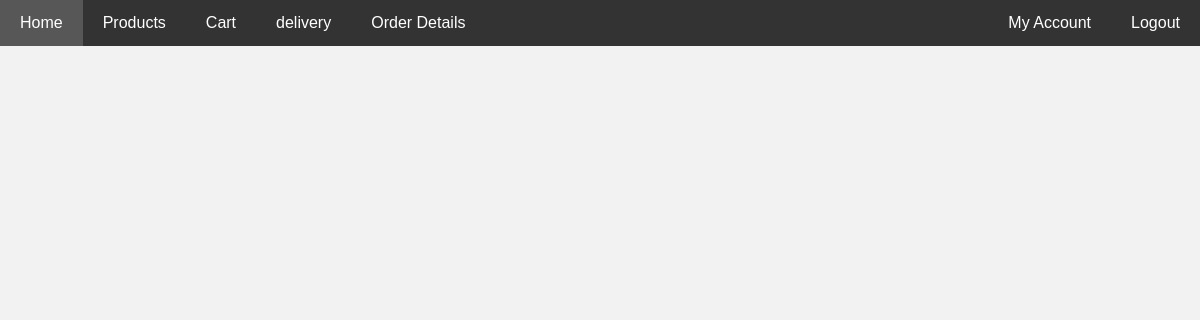
/orderdetails (signed in), run on an earlier commit of the app's database.
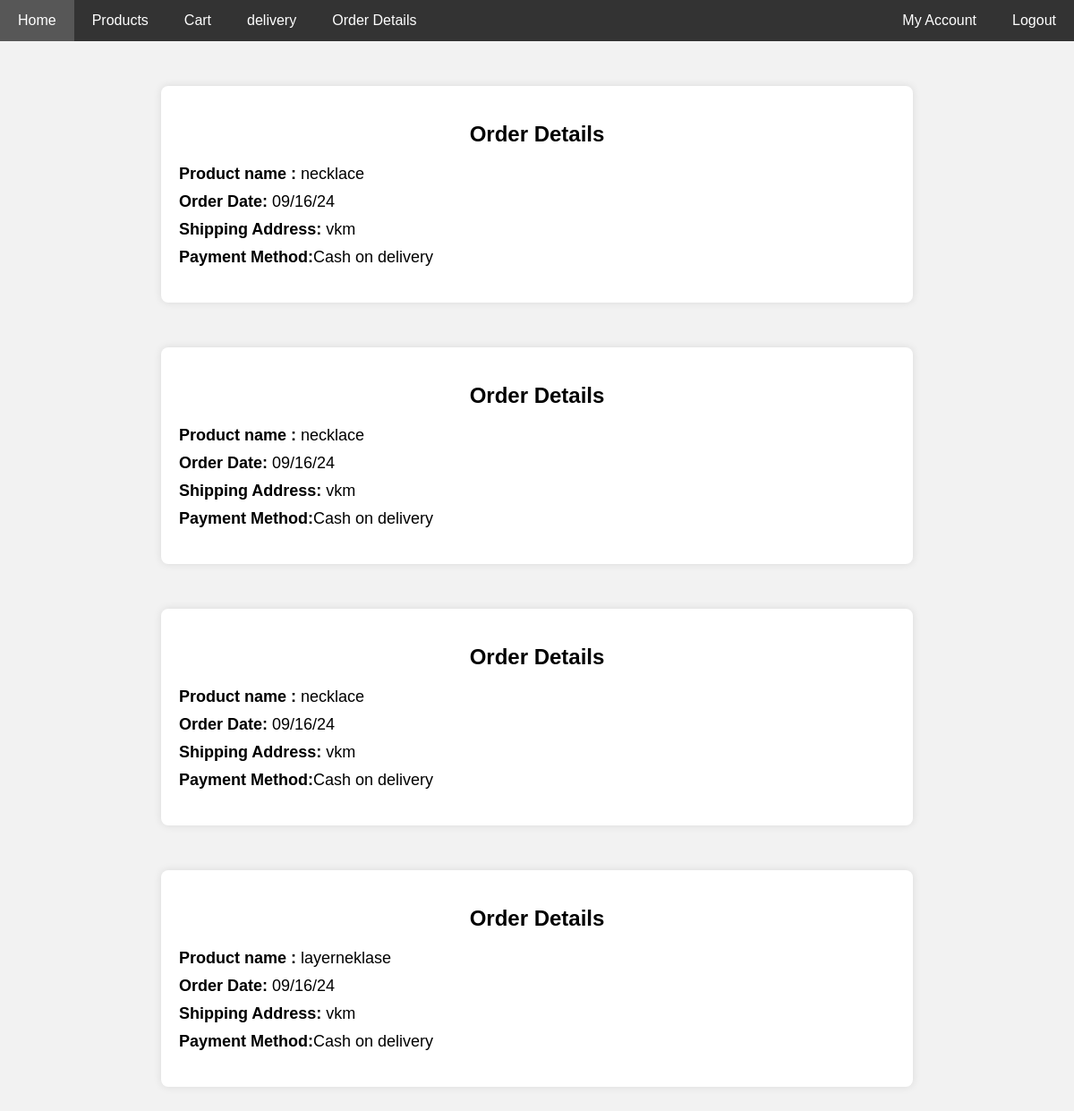
And on a later commit of the database.
### app/models.py (models this page shows, shortened)
class Buy(models.Model):
    product = models.ForeignKey(Product,on_delete=models.CASCADE)
    user = models.ForeignKey(Register,on_delete=models.CASCADE)
    date_of_buying = models.TextField()
    payment_status = models.BooleanField(default=False)
    quantity = models.IntegerField()
    price = models.IntegerField()
    del_boy=models.BooleanField(default=False)

class Product(models.Model):
    name = models.TextField()
    discription = models.TextField()
    price = models.IntegerField()
    category = models.TextField()
    quantity = models.IntegerField()
    offerprice = models.IntegerField()
    image = models.FileField()

class Register(models.Model):
    Email = models.EmailField(unique=True)
    name = models.TextField()
    phonenumber = models.IntegerField()
    password = models.IntegerField()
    location= models.TextField()

### app/views.py (the view)
# urls.py: path('orderdetails',views.orderdetails),
def orderdetails(req):
    data=Buy.objects.filter(user=get_usr(req))
    return render(req,'orderdetails.html',{'data':data})

### app/views.py (called while the page is built)
def get_usr(req):
    data=Register.objects.get(Email=req.session['user'])
    return data

### template/orderdetails.html (shortened to what this page needs)
<!DOCTYPE html>
<html lang="en">
<head>
</head>
<body>
    <div class="navbar">
        <a href="../userhome">Home</a>
        <a href="../userviewproduct">Products</a>
        <a href="../addtocart/{{i.pk}}">Cart</a>
        <a href="../delivery">delivery</a>
        <a href="#order" class="active">Order Details</a>
        <div class="navbar-right">
            <a href="../userprofile">My Account</a>
            <a href="../logout">Logout</a>
        </div>
    </div>
    {% for i in data %}
    <div class="order-container">
        <h2>Order Details</h2>
        <div class="order-details">
            <p><strong>Product name :</strong> {{i.product.name}}</p>
            <p><strong>Order Date:</strong> {{i.date_of_buying}}</p>
            <p><strong>Shipping Address:</strong> {{i.user.location}}</p>
            <p><strong>Payment Method:</strong>Cash on delivery</p>
        </div>
    </div>
    {% endfor %}
</body>
</html>

### template/orderdetails.html (style rules this page uses)
body { font-family: Arial, sans-serif; margin: 0; padding: 0; background-color: #f2f2f2; }
.navbar { background-color: #333; overflow: hidden; }
.navbar a { float: left; display: block; color: white; text-align: center; padding: 14px 20px; text-decoration: none; }
.navbar-right { float: right; }
.order-container { max-width: 800px; margin: 50px auto; background-color: #fff; padding: 20px; border-radius: 8px; box-shadow: 0 0 10px rgba(0, 0, 0, 0.1); }
.order-container h2 { text-align: center; margin-bottom: 20px; }
.order-details { margin-bottom: 20px; }
.order-details p { font-size: 18px; margin: 10px 0; }

What changed in the data, as far as the page shows it:
added Buy: product.name "necklace", date_of_buying "09/16/24", user.location "vkm"
added Buy: product.name "necklace", date_of_buying "09/16/24", user.location "vkm"
added Buy: product.name "necklace", date_of_buying "09/16/24", user.location "vkm"
added Buy: product.name "layerneklase", date_of_buying "09/16/24", user.location "vkm"
